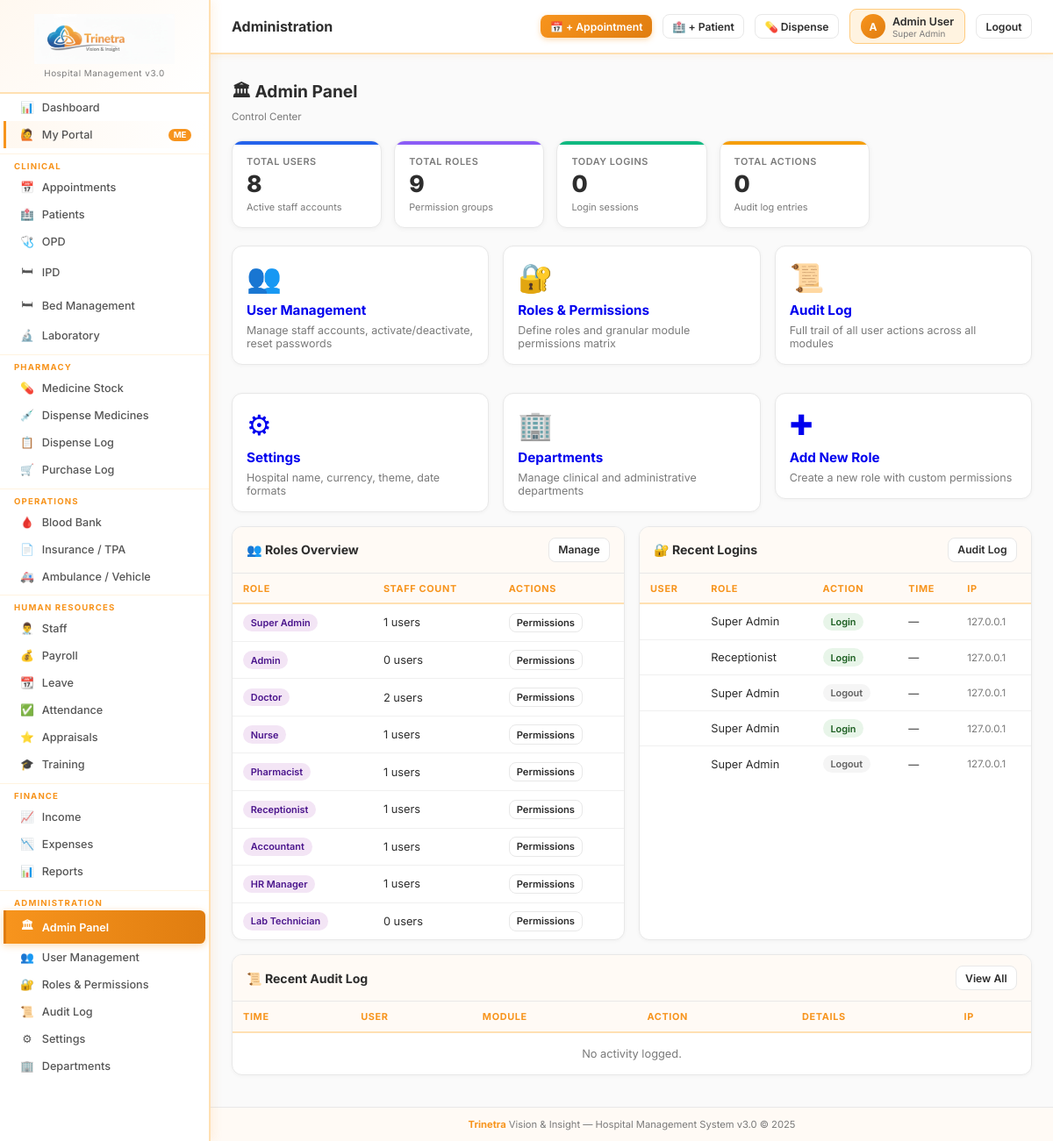
/admin (signed in), run on the app's committed database.
### tables this page shows
CREATE TABLE roles (
    id INTEGER PRIMARY KEY AUTOINCREMENT, name TEXT NOT NULL UNIQUE,
    description TEXT DEFAULT '', is_active INTEGER DEFAULT 1
);

CREATE TABLE userlog (
    id INTEGER PRIMARY KEY AUTOINCREMENT, staff_id INTEGER DEFAULT 0,
    action TEXT DEFAULT 'login', ip_address TEXT DEFAULT '',
    created_at TEXT DEFAULT CURRENT_TIMESTAMP
);

### app.py (the view)
@app.route('/admin')
@perm_required('admin','view')
def admin():
    stats = {
        'total_users': qdb("SELECT COUNT(*) as c FROM staff WHERE is_active=1", one=True)['c'],
        'total_roles':  qdb("SELECT COUNT(*) as c FROM roles", one=True)['c'],
        'today_logins': qdb("SELECT COUNT(*) as c FROM userlog WHERE action='login' AND date(created_at)=?", (date.today().isoformat(),), one=True)['c'],
        'total_actions': qdb("SELECT COUNT(*) as c FROM audit_log", one=True)['c'],
    }
    roles = qdb("SELECT roles.*,COUNT(staff_roles.staff_id) as staff_count FROM roles LEFT JOIN staff_roles ON staff_roles.role_id=roles.id GROUP BY roles.id")
    user_logs = qdb("SELECT userlog.*,staff.name,staff.surname,roles.name as role FROM userlog LEFT JOIN staff ON staff.id=userlog.staff_id LEFT JOIN staff_roles ON staff_roles.staff_id=staff.id LEFT JOIN roles ON roles.id=staff_roles.role_id ORDER BY userlog.id DESC LIMIT 20")
    recent_logs = qdb("SELECT * FROM audit_log ORDER BY id DESC LIMIT 15")
    return render_template('admin/panel.html', stats=stats, roles=roles, user_logs=user_logs, recent_logs=recent_logs)

### app.py (called while the page is built)
def get_db():
    db = getattr(g, '_database', None)
    if db is None:
        db = g._database = sqlite3.connect(DATABASE)
        db.row_factory = sqlite3.Row
        db.execute("PRAGMA foreign_keys = ON")
    return db

@app.teardown_appcontext
def close_connection(exception):
    db = getattr(g, '_database', None)
    if db is not None: db.close()

def qdb(query, args=(), one=False):
    cur = get_db().execute(query, args)
    rv = cur.fetchall()
    return (rv[0] if rv else None) if one else rv

def get_user(): return session.get('hospitaladmin', {})

def get_user_permissions():
    user = get_user()
    if not user: return {}
    if user.get('roles') == 'Super Admin':
        return {m: {'view':True,'add':True,'edit':True,'delete':True} for m in ALL_MODULES}
    role_id = user.get('role_id', 0)
    rows = qdb("SELECT module,can_view,can_add,can_edit,can_delete FROM role_permissions WHERE role_id=?", (role_id,))
    return {r['module']: {'view':bool(r['can_view']),'add':bool(r['can_add']),'edit':bool(r['can_edit']),'delete':bool(r['can_delete'])} for r in rows}

def perm_required(module, action='view'):
    def decorator(f):
        @wraps(f)
        def decorated(*args, **kwargs):
            if 'hospitaladmin' not in session:
                return redirect(url_for('login'))
            user = get_user()
            if user.get('roles') == 'Super Admin':
                return f(*args, **kwargs)
            perms = get_user_permissions()
            if not perms.get(module, {}).get(action):
                flash(f'Access denied: {action} permission required for {module}.', 'danger')
                return redirect(url_for('dashboard'))
            return f(*args, **kwargs)
        return decorated
    return decorator

@app.context_processor
def inject_globals():
    user = get_user()
    perms = get_user_permissions() if user else {}
    settings = {}
    if user:
        try:
            rows = qdb("SELECT name,value FROM sch_settings")
            settings = {r['name']: r['value'] for r in rows}
        except: pass
    return dict(current_user=type('U', (), user)() if user else None,
                user_perms=perms, settings=settings,
                ALL_MODULES=ALL_MODULES)

### templates/admin/panel.html
{% extends 'base.html' %}{% block title %}Admin Panel{% endblock %}{% block page_title %}Administration{% endblock %}{% block content %}
<div class="page-header"><div><h1>🏛 Admin Panel</h1><div class="breadcrumb">Control Center</div></div></div>
<div class="stats-grid">
  <div class="stat-card" style="--card-color:#2563eb;"><div class="stat-label">Total Users</div><div class="stat-value">{{ stats.total_users }}</div><div class="stat-sub">Active staff accounts</div></div>
  <div class="stat-card" style="--card-color:#8b5cf6;"><div class="stat-label">Total Roles</div><div class="stat-value">{{ stats.total_roles }}</div><div class="stat-sub">Permission groups</div></div>
  <div class="stat-card" style="--card-color:#10b981;"><div class="stat-label">Today Logins</div><div class="stat-value">{{ stats.today_logins }}</div><div class="stat-sub">Login sessions</div></div>
  <div class="stat-card" style="--card-color:#f59e0b;"><div class="stat-label">Total Actions</div><div class="stat-value">{{ stats.total_actions }}</div><div class="stat-sub">Audit log entries</div></div>
</div>
<div class="grid-3">
  {% for title,icon,url,desc in [
    ('User Management','👥',url_for('admin_users'),'Manage staff accounts, activate/deactivate, reset passwords'),
    ('Roles & Permissions','🔐',url_for('admin_roles'),'Define roles and granular module permissions matrix'),
    ('Audit Log','📜',url_for('admin_audit_log'),'Full trail of all user actions across all modules'),
    ('Settings','⚙',url_for('admin_settings'),'Hospital name, currency, theme, date formats'),
    ('Departments','🏢',url_for('admin_departments'),'Manage clinical and administrative departments'),
    ('Add New Role','✚',url_for('admin_role_add'),'Create a new role with custom permissions'),
  ] %}
  <a href="{{ url }}" style="text-decoration:none;">
    <div class="card" style="cursor:pointer;transition:.2s;" onmouseover="this.style.transform='translateY(-2px)'" onmouseout="this.style.transform=''">
      <div class="card-body">
        <div style="font-size:2rem;margin-bottom:.5rem;">{{ icon }}</div>
        <div style="font-weight:700;font-size:.95rem;margin-bottom:.375rem;">{{ title }}</div>
        <div style="font-size:.78rem;color:var(--muted);">{{ desc }}</div>
      </div>
    </div>
  </a>{% endfor %}
</div>
<div class="grid-2">
<div class="card">
  <div class="card-header"><h3>👥 Roles Overview</h3><a href="{{ url_for('admin_roles') }}" class="btn btn-secondary btn-sm">Manage</a></div>
  <div class="card-body p-0"><table>
    <thead><tr><th>Role</th><th>Staff Count</th><th>Actions</th></tr></thead>
    <tbody>{% for r in roles %}<tr>
      <td><span class="badge badge-purple">{{ r.name }}</span></td>
      <td>{{ r.staff_count }} users</td>
      <td><a href="{{ url_for('admin_role_permissions',rid=r.id) }}" class="btn btn-secondary btn-xs">Permissions</a></td>
    </tr>{% endfor %}</tbody>
  </table></div>
</div>
<div class="card">
  <div class="card-header"><h3>🔐 Recent Logins</h3><a href="{{ url_for('admin_audit_log') }}" class="btn btn-secondary btn-sm">Audit Log</a></div>
  <div class="card-body p-0"><table>
    <thead><tr><th>User</th><th>Role</th><th>Action</th><th>Time</th><th>IP</th></tr></thead>
    <tbody>{% for l in user_logs[:10] %}<tr>
      <td>{{ l.user_name }}</td><td>{{ l.role }}</td>
      <td>{% if l.action=='logout' %}<span class="badge badge-secondary">Logout</span>{% else %}<span class="badge badge-success">Login</span>{% endif %}</td>
      <td style="font-size:.75rem;">{{ l.login_time[:16] if l.login_time else '—' }}</td>
      <td style="font-size:.72rem;color:var(--muted);">{{ l.ip_address }}</td>
    </tr>{% else %}<tr><td colspan="5" class="text-center text-muted" style="padding:1rem">No logins.</td></tr>{% endfor %}</tbody>
  </table></div>
</div>
</div>
<div class="card">
  <div class="card-header"><h3>📜 Recent Audit Log</h3><a href="{{ url_for('admin_audit_log') }}" class="btn btn-secondary btn-sm">View All</a></div>
  <div class="card-body p-0"><div class="table-wrap"><table>
    <thead><tr><th>Time</th><th>User</th><th>Module</th><th>Action</th><th>Details</th><th>IP</th></tr></thead>
    <tbody>{% for l in recent_logs %}<tr>
      <td style="font-size:.75rem;white-space:nowrap;">{{ l.created_at[:16] }}</td>
      <td>{{ l.user_name }}</td>
      <td><span class="badge badge-info">{{ l.module }}</span></td>
      <td><span class="badge badge-secondary">{{ l.action }}</span></td>
      <td style="font-size:.78rem;">{{ (l.details or '')[:50] }}</td>
      <td style="font-size:.72rem;color:var(--muted);">{{ l.ip_address }}</td>
    </tr>{% else %}<tr><td colspan="6" class="text-center text-muted" style="padding:1rem">No activity logged.</td></tr>{% endfor %}</tbody>
  </table></div></div>
</div>{% endblock %}

### templates/base.html (shortened to what this page needs)
<!DOCTYPE html>
<html lang="en">
<head>
</head>
<body>
{% if current_user %}
<nav class="sidebar">
  <div class="sidebar-brand">
    <img alt="Trinetra Vision & Insight">
    <div class="version">Hospital Management v3.0</div>
  </div>
  {% if user_perms.get('dashboard',{}).get('view',True) %}
  <a href="{{ url_for('dashboard') }}" class="{{ 'active' if request.endpoint=='dashboard' }}"><i class="icon">📊</i>Dashboard</a>
  {% endif %}
  <a href="/my"
     class="{{ 'active' if (request.endpoint or '').startswith('my_') }}"
     style="{% if not (request.endpoint or '').startswith('my_') %}background:linear-gradient(90deg,#fff8f0,#fff);border-left:3px solid #F7941D;{% endif %}">
    <i class="icon">🙋</i>
    <span style="flex:1;">My Portal</span>
    <span style="font-size:.6rem;background:#F7941D;color:#fff;padding:.1rem .35rem;border-radius:.75rem;font-weight:700;">ME</span>
  </a>
  <div class="sidebar-section">Clinical</div>
  {% if user_perms.get('appointments',{}).get('view') %}<a href="{{ url_for('appointments') }}" class="{{ 'active' if 'appointment' in (request.endpoint or '') }}"><i class="icon">📅</i>Appointments</a>{% endif %}
  {% if user_perms.get('patients',{}).get('view') %}<a href="{{ url_for('patients') }}" class="{{ 'active' if 'patient' in (request.endpoint or '') and 'blood' not in (request.endpoint or '') }}"><i class="icon">🏥</i>Patients</a>{% endif %}
  {% if user_perms.get('opd',{}).get('view') %}<a href="{{ url_for('opd') }}" class="{{ 'active' if request.endpoint=='opd' }}"><i class="icon">🩺</i>OPD</a>{% endif %}
  {% if user_perms.get('ipd',{}).get('view') %}<a href="{{ url_for('ipd') }}" class="{{ 'active' if request.endpoint=='ipd' }}"><i class="icon">🛏</i>IPD</a>{% endif %}
  {% if user_perms.get('beds',{}).get('view') %}<a href="{{ url_for('beds') }}" class="{{ 'active' if 'bed' in (request.endpoint or '') }}"><i class="icon">🛏</i>Bed Management</a>{% endif %}
  {% if user_perms.get('lab',{}).get('view') %}<a href="{{ url_for('lab') }}" class="{{ 'active' if 'lab' in (request.endpoint or '') }}"><i class="icon">🔬</i>Laboratory</a>{% endif %}
  <div class="sidebar-section">Pharmacy</div>
  {% if user_perms.get('pharmacy',{}).get('view') %}
  <a href="{{ url_for('pharmacy_list') }}" class="{{ 'active' if request.endpoint=='pharmacy_list' }}"><i class="icon">💊</i>Medicine Stock</a>
  <a href="{{ url_for('pharmacy_dispense') }}" class="{{ 'active' if request.endpoint=='pharmacy_dispense' }}"><i class="icon">💉</i>Dispense Medicines</a>
  <a href="{{ url_for('pharmacy_dispense_all') }}" class="{{ 'active' if request.endpoint=='pharmacy_dispense_all' }}"><i class="icon">📋</i>Dispense Log</a>
  <a href="{{ url_for('pharmacy_purchases') }}" class="{{ 'active' if request.endpoint=='pharmacy_purchases' }}"><i class="icon">🛒</i>Purchase Log</a>
  {% endif %}
  <div class="sidebar-section">Operations</div>
  {% if user_perms.get('bloodbank',{}).get('view') %}<a href="{{ url_for('bloodbank') }}" class="{{ 'active' if 'bloodbank' in (request.endpoint or '') }}"><i class="icon">🩸</i>Blood Bank</a>{% endif %}
  {% if user_perms.get('insurance',{}).get('view') %}<a href="{{ url_for('insurance') }}" class="{{ 'active' if 'insurance' in (request.endpoint or '') }}"><i class="icon">📄</i>Insurance / TPA</a>{% endif %}
  {% if user_perms.get('vehicle',{}).get('view') %}<a href="{{ url_for('vehicle_list') }}" class="{{ 'active' if 'vehicle' in (request.endpoint or '') }}"><i class="icon">🚑</i>Ambulance / Vehicle</a>{% endif %}
  <div class="sidebar-section">Human Resources</div>
  {% if user_perms.get('staff',{}).get('view') %}<a href="{{ url_for('staff_list') }}" class="{{ 'active' if request.endpoint in ['staff_list','staff_view','staff_edit'] }}"><i class="icon">👨‍⚕️</i>Staff</a>{% endif %}
  {% if user_perms.get('payroll',{}).get('view') %}<a href="{{ url_for('payroll_list') }}" class="{{ 'active' if 'payroll' in (request.endpoint or '') }}"><i class="icon">💰</i>Payroll</a>{% endif %}
  {% if user_perms.get('hr_leave',{}).get('view') %}<a href="{{ url_for('hr_leave') }}" class="{{ 'active' if 'leave' in (request.endpoint or '') }}"><i class="icon">📆</i>Leave</a>{% endif %}
  {% if user_perms.get('hr_attendance',{}).get('view') %}<a href="{{ url_for('hr_attendance') }}" class="{{ 'active' if 'attendance' in (request.endpoint or '') }}"><i class="icon">✅</i>Attendance</a>{% endif %}
  {% if user_perms.get('hr_appraisal',{}).get('view') %}<a href="{{ url_for('hr_appraisal') }}" class="{{ 'active' if 'appraisal' in (request.endpoint or '') }}"><i class="icon">⭐</i>Appraisals</a>{% endif %}
  {% if user_perms.get('hr_training',{}).get('view') %}<a href="{{ url_for('hr_training') }}" class="{{ 'active' if 'training' in (request.endpoint or '') }}"><i class="icon">🎓</i>Training</a>{% endif %}
  <div class="sidebar-section">Finance</div>
  {% if user_perms.get('income',{}).get('view') %}<a href="{{ url_for('income_list') }}" class="{{ 'active' if 'income' in (request.endpoint or '') }}"><i class="icon">📈</i>Income</a>{% endif %}
  {% if user_perms.get('expenses',{}).get('view') %}<a href="{{ url_for('expenses_list') }}" class="{{ 'active' if 'expense' in (request.endpoint or '') }}"><i class="icon">📉</i>Expenses</a>{% endif %}
  {% if user_perms.get('reports',{}).get('view') %}<a href="{{ url_for('reports') }}" class="{{ 'active' if 'report' in (request.endpoint or '') }}"><i class="icon">📊</i>Reports</a>{% endif %}
  {% if user_perms.get('admin',{}).get('view') %}
  <div class="sidebar-section">Administration</div>
  <a href="{{ url_for('admin') }}" class="{{ 'active' if request.endpoint=='admin' }}"><i class="icon">🏛</i>Admin Panel</a>
  <a href="{{ url_for('admin_users') }}" class="{{ 'active' if request.endpoint in ['admin_users','admin_user_create'] }}"><i class="icon">👥</i>User Management</a>
  <a href="{{ url_for('admin_roles') }}" class="{{ 'active' if 'role' in (request.endpoint or '') }}"><i class="icon">🔐</i>Roles & Permissions</a>
  <a href="{{ url_for('admin_audit_log') }}" class="{{ 'active' if request.endpoint=='admin_audit_log' }}"><i class="icon">📜</i>Audit Log</a>
  <a href="{{ url_for('admin_settings') }}" class="{{ 'active' if request.endpoint=='admin_settings' }}"><i class="icon">⚙</i>Settings</a>
  <a href="{{ url_for('admin_departments') }}" class="{{ 'active' if request.endpoint=='admin_departments' }}"><i class="icon">🏢</i>Departments</a>
  {% endif %}
  <div style="height:2rem;"></div>
</nav>
<div class="main-wrap">
  <div class="topbar">
    <div class="topbar-left">
      <div class="topbar-title">{% block page_title %}Dashboard{% endblock %}</div>
    </div>
    <div class="topbar-right">
      {% if user_perms.get('appointments',{}).get('add') %}
      <a href="{{ url_for('appointment_add') }}" class="btn btn-primary btn-sm">📅 + Appointment</a>
      {% endif %}
      {% if user_perms.get('patients',{}).get('add') %}
      <a href="{{ url_for('patient_add') }}" class="btn btn-secondary btn-sm">🏥 + Patient</a>
      {% endif %}
      {% if user_perms.get('pharmacy',{}).get('add') %}
      <a href="{{ url_for('pharmacy_dispense') }}" class="btn btn-secondary btn-sm">💊 Dispense</a>
      {% endif %}
      <div class="user-badge">
        <div class="user-avatar">{{ current_user.username[:1].upper() if current_user else 'U' }}</div>
        <div>
          <div class="user-name">{{ current_user.username if current_user else '' }}</div>
          <div class="user-role">{{ current_user.roles if current_user else '' }}</div>
        </div>
      </div>
      <a href="{{ url_for('logout') }}" class="btn btn-secondary btn-sm">Logout</a>
    </div>
  </div>
  <div class="flash-wrap">
  </div>
  <div class="content">{% block content %}{% endblock %}</div>
  <div style="text-align:center;padding:.75rem;font-size:.7rem;color:var(--muted);border-top:1px solid var(--border);background:#fffaf5;">
    <strong style="color:var(--brand-orange);">Trinetra</strong> Vision &amp; Insight &mdash; Hospital Management System v3.0 &copy; 2025
  </div>
</div>
{% endif %}
</body>
</html>

### data on the page
roles: name "Super Admin", staff_count "1"
roles: name "Admin", staff_count "0"
roles: name "Doctor", staff_count "2"
roles: name "Nurse", staff_count "1"
roles: name "Pharmacist", staff_count "1"
roles: name "Receptionist", staff_count "1"
roles: name "Accountant", staff_count "1"
roles: name "HR Manager", staff_count "1"
roles: name "Lab Technician", staff_count "0"
userlog: role "Super Admin", action "Login", login_time "—", ip_address "127.0.0.1"
userlog: role "Receptionist", action "Login", login_time "—", ip_address "127.0.0.1"
userlog: role "Super Admin", action "Logout", login_time "—", ip_address "127.0.0.1"
userlog: role "Super Admin", action "Login", login_time "—", ip_address "127.0.0.1"
userlog: role "Super Admin", action "Logout", login_time "—", ip_address "127.0.0.1"

### other printed values
{{ current_user.username[:1].upper() if current_user else 'U' }} "A"
{{ current_user.username if current_user else '' }} "Admin User"
{{ stats.total_users }} "8"
{{ stats.total_roles }} "9"
{{ stats.today_logins }} "0"
{{ stats.total_actions }} "0"
{{ icon }} "👥" "🔐" "📜" "⚙" "🏢" "✚"
{{ title }} "User Management" "Roles & Permissions" "Audit Log" "Settings" "Departments" "Add New Role"
{{ desc }} "Manage staff accounts, activate/deactivate, reset passwords" "Define roles and granular module permissions matrix" "Full trail of all user actions across all modules" "Hospital name, currency, theme, date formats" "Manage clinical and administrative departments" "Create a new role with custom permissions"
